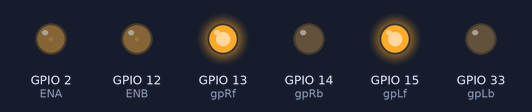
Recording of a sketch running on a simulated ESP32. Shown: output pins drawn as LEDs (lit = HIGH).

Above: at 0.15 s.
At 1.35 s:
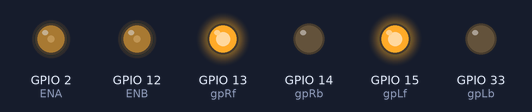
At 3.75 s:
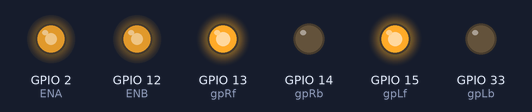
At 14.82 s:
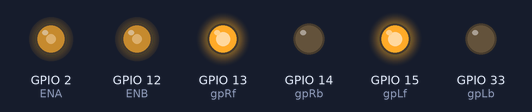
At 29.7 s:
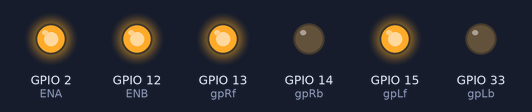
Timing chart, 0 to 40.0 s (numbered marks = the images above):
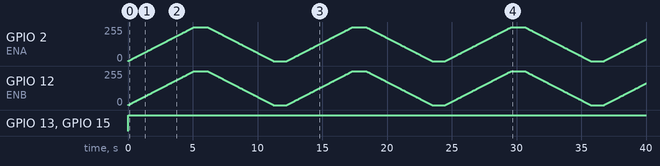

Measured:
- by itself, GPIO 13 (gpRf), GPIO 15 (gpLf): LOW → HIGH at 0.00 s

The sketch:

Speed_control.ino
```cpp
#define ENA 2   // Left
#define ENB 12    // Right
#define gpRb 14  // left Backward
#define gpRf 13  // left Forward
#define gpLb 33  // Right Backward
#define gpLf 15  // right Forward
void setup() {
  // put your setup code here, to run once:
  Serial.begin(9600);//open serial and set the baudrate
  pinMode(gpLb,OUTPUT);//before useing io pin, pin mode must be set first
  pinMode(gpLf,OUTPUT);
  pinMode(gpRb,OUTPUT);
  pinMode(gpRf,OUTPUT);
  pinMode(ENA,OUTPUT);
  pinMode(ENB,OUTPUT);
}

void loop() {
  // put your main code here, to run repeatedly:
  digitalWrite(gpLb,LOW); //set gpLb Low level
  digitalWrite(gpLf,HIGH);  //set gpLf Hight level
  digitalWrite(gpRb,LOW);  //set gpRb Low level
  digitalWrite(gpRf,HIGH); //set gpRf Hight level
  //accelerate
  for(int i = 0; i <= 255; i++){
  analogWrite(ENB,i);
  analogWrite(ENA,i);
  delay(20);
  }
  delay(1000);
  //Reduce speed
  for(int i = 255; i >= 0; i--){
  analogWrite(ENB,i);
  analogWrite(ENA,i);
  delay(20);
  }
  delay(1000);
}
```
